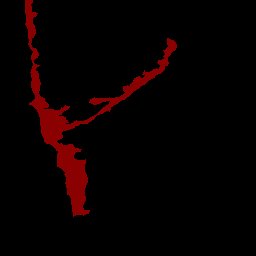
#> input picture VOCdevkit/Test0717/SegmentationClass/png/0FA331A6BF173919E4477459FFE38EED_0_10.png, 256 x 256 px; its folder holds 2 pictures in this run
$ python voc_annotation.py   (older library calls are emulated)
#> lines starting #> are read from the running program, lines starting #| are printed output that depends on the picture; after the words box and inside, x2 and y2 are one past the last pixel; in counts of white or black regions, pixels touching at a corner belong together
import os
import random

import numpy as np
from PIL import Image
from tqdm import tqdm


trainval_percent    = 1
train_percent       = 0.9

VOCdevkit_path      = 'VOCdevkit'

if __name__ == "__main__":
    random.seed(0)
    print("Generate txt in ImageSets.")

    segfilepath     = os.path.join(VOCdevkit_path, 'Test0717/SegmentationClass/png')
    saveBasePath    = os.path.join(VOCdevkit_path, 'Test0717/ImageSets/Segmentation')

    temp_seg = os.listdir(segfilepath)
    total_seg = []
    for seg in temp_seg:
        if seg.endswith(".png"):
            total_seg.append(seg)

    num     = len(total_seg)
    list    = range(num)
    tv      = int(num*trainval_percent)
    tr      = int(tv*train_percent)
    trainval= random.sample(list,tv)
    train   = random.sample(trainval,tr)

    print("train and val size",tv)
    print("traub suze",tr)
    ftrainval   = open(os.path.join(saveBasePath,'trainval.txt'), 'w')
    ftest       = open(os.path.join(saveBasePath,'test.txt'), 'w')
    ftrain      = open(os.path.join(saveBasePath,'train.txt'), 'w')
    fval        = open(os.path.join(saveBasePath,'val.txt'), 'w')

    for i in list:
        name = total_seg[i][:-4]+'\n'
        if i in trainval:
            ftrainval.write(name)
            if i in train:
                ftrain.write(name)
            else:
                fval.write(name)
        else:
            ftest.write(name)

    ftrainval.close()
    ftrain.close()
    fval.close()
    ftest.close()
    print("Generate txt in ImageSets done.")

    print("Check datasets format, this may take a while.")
    print("检查数据集格式是否符合要求，这可能需要一段时间。")
    classes_nums        = np.zeros([256], np.int)
    for i in tqdm(list):
        name            = total_seg[i]
        png_file_name   = os.path.join(segfilepath, name)
        if not os.path.exists(png_file_name):
            raise ValueError("未检测到标签图片%s，请查看具体路径下文件是否存在以及后缀是否为png。"%(png_file_name))

        png             = np.array(Image.open(png_file_name), np.uint8)
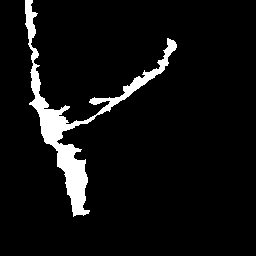
#> png: shape (256, 256); values 0 (black) and 1 (white), 6.2% white; 1 white region, box (x1, y1, x2, y2) and area: (25, 0, 177, 217) 4086
        if len(np.shape(png)) > 2:
            print("标签图片%s的shape为%s，不属于灰度图或者八位彩图，请仔细检查数据集格式。"%(name, str(np.shape(png))))
            print("标签图片需要为灰度图或者八位彩图，标签的每个像素点的值就是这个像素点所属的种类。"%(name, str(np.shape(png))))

        classes_nums += np.bincount(np.reshape(png, [-1]), minlength=256)
#> classes_nums = 256 values, max 61450 at index 0, min 0 at index 2, mean 256
#> pass 2 of the loop `for i in tqdm(list):`:
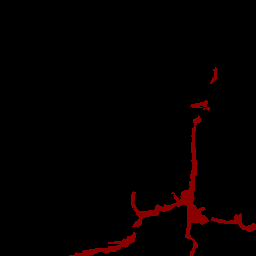
#> input picture VOCdevkit/Test0717/SegmentationClass/png/0FA331A6BF173919E4477459FFE38EED_1_5.png, 256 x 256 px
#> `png             = np.array(Image.open(png_file_name), np.uint8)`:
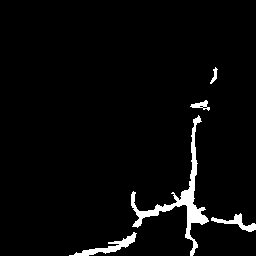
#> png: shape (256, 256); values 0 (black) and 1 (white), 3.5% white; 5 white regions, box (x1, y1, x2, y2) and area: (131, 115, 209, 256) 1458, (69, 232, 137, 256) 405, (211, 213, 256, 232) 266, (190, 100, 210, 111) 100, (210, 67, 218, 84) 55
#> classes_nums = 256 values, max 124702 at index 0, min 0 at index 2, mean 512

    print("打印像素点的值与数量。")
    print('-' * 37)
    print("| %15s | %15s |"%("Key", "Value"))
    print('-' * 37)
    for i in range(256):
        if classes_nums[i] > 0:
            print("| %15s | %15s |"%(str(i), str(classes_nums[i])))
            print('-' * 37)
#> this loop made 256 passes
#| |               0 |          124702 |
#| |               1 |            6370 |

    if classes_nums[255] > 0 and classes_nums[0] > 0 and np.sum(classes_nums[1:255]) == 0:
        print("检测到标签中像素点的值仅包含0与255，数据格式有误。")
        print("二分类问题需要将标签修改为背景的像素点值为0，目标的像素点值为1。")
    elif classes_nums[0] > 0 and np.sum(classes_nums[1:]) == 0:
        print("检测到标签中仅仅包含背景像素点，数据格式有误，请仔细检查数据集格式。")

    print("JPEGImages中的图片应当为.jpg文件、SegmentationClass中的图片应当为.png文件。")
